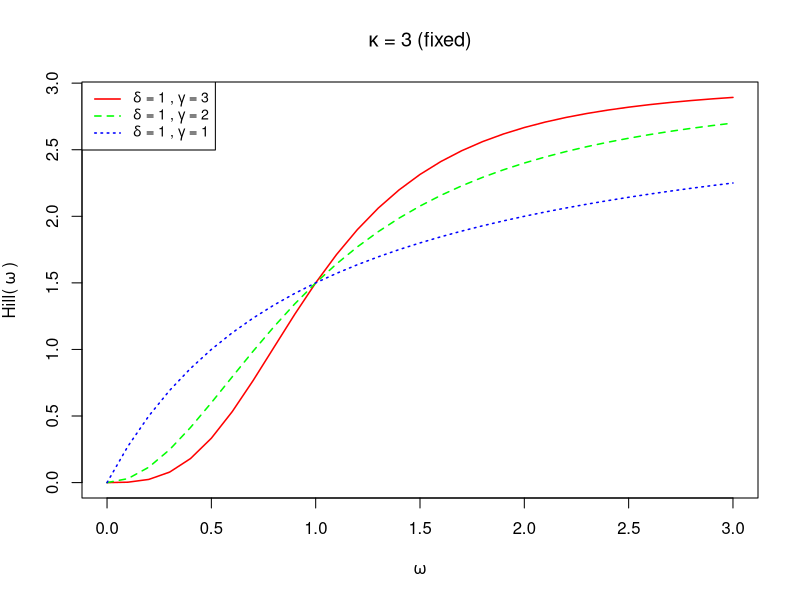
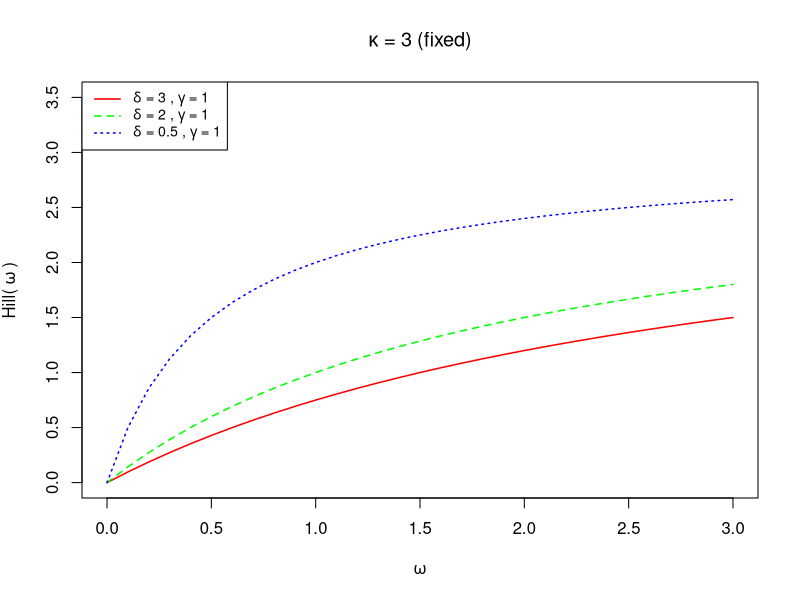
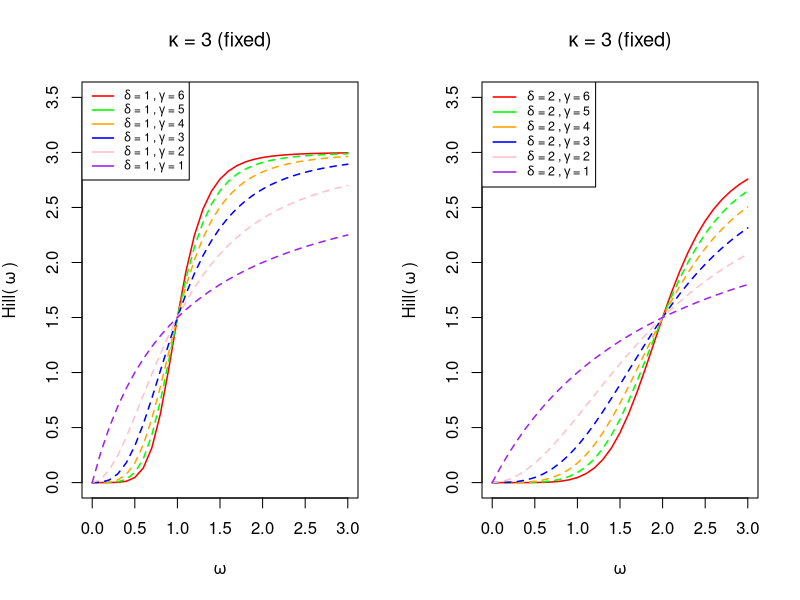

R code for these plots, in order:
# ******************************************************************************
# Language: R (r-project.org.uk)
# Author: Ben Stephens Hemingway
# License: GNU GPL v3
# Thesis chapter: 6
# Subsection: 6.3
# Description: Threshold saturation - plots
# R version 4.04 (2021-02-15 "Lost Library Book")
# Package dependencies: None
# ******************************************************************************

# Introduce the Hill function
hillTransform <- function(kappa, delta, gamma, loads){
  hill_w <- kappa * (loads^(gamma) / (delta^(gamma) + loads^(gamma)))
  return(hill_w)
}

# Develop plots to illustrate behavior
plot(x=seq(0,3,0.1),
     hillTransform(3, 1, 3, loads = seq(0,3,0.1)), type = "l", col = "red",
     xlab = expression(omega), ylab = expression("Hill("~omega~")"), lwd = 1.5,
     main = expression(kappa ~"="~3~"(fixed)"))
lines(x=seq(0,3,0.1),
      hillTransform(3,1,2, loads = seq(0,3,0.1)), type = "l", col = "green",
      lty = 2, lwd = 1.5)
lines(x=seq(0,3,0.1),
      hillTransform(3,1,1, loads = seq(0,3,0.1)), type = "l", col = "blue",
      lty = 3, lwd = 1.5)
legend("topleft", c(expression(delta ~"="~1~"," ~ gamma ~"="~3),
                    expression(delta ~"="~1~"," ~ gamma ~"="~2),
                    expression(delta ~"="~1~"," ~ gamma ~"="~1)),
       lty = c(1,2,3), lwd = 1.5, col = c("red", "green", "blue"), cex = 0.85)

plot(x=seq(0,3,0.1),
     hillTransform(3, 3, 1, loads = seq(0,3,0.1)), type = "l", col = "red",
     xlab = expression(omega), ylab = expression("Hill("~omega~")"), lwd = 1.5,
     main = expression(kappa ~"="~3~"(fixed)"), ylim = c(0,3.5))
lines(x=seq(0,3,0.1),
      hillTransform(3,2,1, loads = seq(0,3,0.1)), type = "l", col = "green",
      lty = 2, lwd = 1.5)
lines(x=seq(0,3,0.1),
      hillTransform(3,0.5,1, loads = seq(0,3,0.1)), type = "l", col = "blue",
      lty = 3, lwd = 1.5)
legend("topleft", c(expression(delta ~"="~3~"," ~ gamma ~"="~1),
                    expression(delta ~"="~2~"," ~ gamma ~"="~1),
                    expression(delta ~"="~0.5~"," ~ gamma ~"="~1)),
       lty = c(1,2,3), lwd = 1.5, col = c("red", "green", "blue"), cex = 0.85)

par(mfrow = c(1,2))
plot(x=seq(0,3,0.1),
     hillTransform(3, 1, 6, loads = seq(0,3,0.1)), type = "l", col = "red",
     xlab = expression(omega), ylab = expression("Hill("~omega~")"), lwd = 1.5,
     main = expression(kappa ~"="~3~"(fixed)"), ylim = c(0,3.5), lty = 1)
lines(x=seq(0,3,0.1),
      hillTransform(3,1,5, loads = seq(0,3,0.1)), type = "l", col = "green",
      lty = 2, lwd = 1.5)
lines(x=seq(0,3,0.1),
      hillTransform(3,1,4, loads = seq(0,3,0.1)), type = "l", col = "orange",
      lty = 2, lwd = 1.5)
lines(x=seq(0,3,0.1),
      hillTransform(3,1,3, loads = seq(0,3,0.1)), type = "l", col = "blue",
      lty = 2, lwd = 1.5)
lines(x=seq(0,3,0.1),
      hillTransform(3,1,2, loads = seq(0,3,0.1)), type = "l", col = "pink",
      lty = 2, lwd = 1.5)
lines(x=seq(0,3,0.1),
      hillTransform(3,1,1, loads = seq(0,3,0.1)), type = "l", col = "purple",
      lty = 2, lwd = 1.5)
legend("topleft", c(expression(delta ~"="~1~"," ~ gamma ~"="~6),
                    expression(delta ~"="~1~"," ~ gamma ~"="~5),
                    expression(delta ~"="~1~"," ~ gamma ~"="~4),
                    expression(delta ~"="~1~"," ~ gamma ~"="~3),
                    expression(delta ~"="~1~"," ~ gamma ~"="~2),
                    expression(delta ~"="~1~"," ~ gamma ~"="~1)),
       lty = rep(1,6), lwd = 1.5, col = c("red", "green", "orange",
                                          "blue", "pink", "purple"), cex = 0.7)
plot(x=seq(0,3,0.1),
     hillTransform(3, 2, 6, loads = seq(0,3,0.1)), type = "l", col = "red",
     xlab = expression(omega), ylab = expression("Hill("~omega~")"), lwd = 1.5,
     main = expression(kappa ~"="~3~"(fixed)"), ylim = c(0,3.5), lty = 1)
lines(x=seq(0,3,0.1),
      hillTransform(3,2,5, loads = seq(0,3,0.1)), type = "l", col = "green",
      lty = 2, lwd = 1.5)
lines(x=seq(0,3,0.1),
      hillTransform(3,2,4, loads = seq(0,3,0.1)), type = "l", col = "orange",
      lty = 2, lwd = 1.5)
lines(x=seq(0,3,0.1),
      hillTransform(3,2,3, loads = seq(0,3,0.1)), type = "l", col = "blue",
      lty = 2, lwd = 1.5)
lines(x=seq(0,3,0.1),
      hillTransform(3,2,2, loads = seq(0,3,0.1)), type = "l", col = "pink",
      lty = 2, lwd = 1.5)
lines(x=seq(0,3,0.1),
      hillTransform(3,2,1, loads = seq(0,3,0.1)), type = "l", col = "purple",
      lty = 2, lwd = 1.5)
legend("topleft", c(expression(delta ~"="~2~"," ~ gamma ~"="~6),
                    expression(delta ~"="~2~"," ~ gamma ~"="~5),
                    expression(delta ~"="~2~"," ~ gamma ~"="~4),
                    expression(delta ~"="~2~"," ~ gamma ~"="~3),
                    expression(delta ~"="~2~"," ~ gamma ~"="~2),
                    expression(delta ~"="~2~"," ~ gamma ~"="~1)),
       lty = rep(1,6), lwd = 1.5, col = c("red", "green", "orange",
                                          "blue", "pink", "purple"), cex = 0.75)